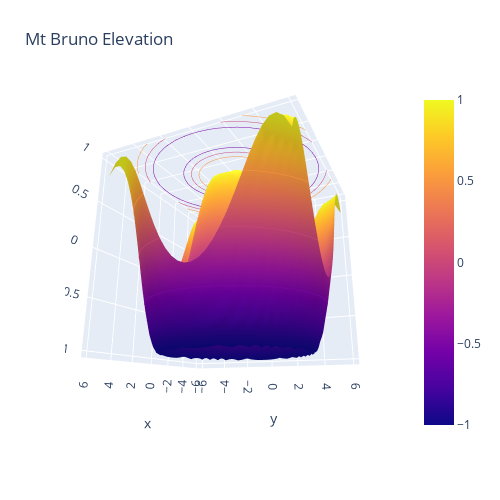

The notebook cell this image was saved under:
### Code cell
import plotly.graph_objects as go

import pandas as pd


fig = go.Figure(data=[go.Surface(z=Z, x=X, y=Y)])
fig.update_traces(contours_z=dict(show=True, usecolormap=True, highlightcolor="limegreen", project_z=True))
fig.update_layout(title='Mt Bruno Elevation', autosize=False, scene_camera_eye=dict(x=1.87, y=0.88, z=-0.64), width=500, height=500,
margin=dict(l=65, r=50, b=65, t=90))

fig.show()

### Figure 1 — Plotly figure (JSON) as saved in the notebook; plotly's stock layout.template omitted (floating-point values rounded to 4 significant figures; data arrays with more than 128 entries replaced by an {"elided": "..."} marker saying what was removed)
{"data": [{"contours": {"z": {"highlightcolor": "limegreen", "project": {"z": true}, "show": true, "usecolormap": true}}, "type": "surface", "x": {"elided": "30x30 float values"}, "y": {"elided": "30x30 float values"}, "z": {"elided": "30x30 float values"}}], "layout": {"autosize": false, "height": 500, "margin": {"b": 65, "l": 65, "r": 50, "t": 90}, "scene": {"camera": {"eye": {"x": 1.87, "y": 0.88, "z": -0.64}}}, "title": {"text": "Mt Bruno Elevation"}, "width": 500}}
